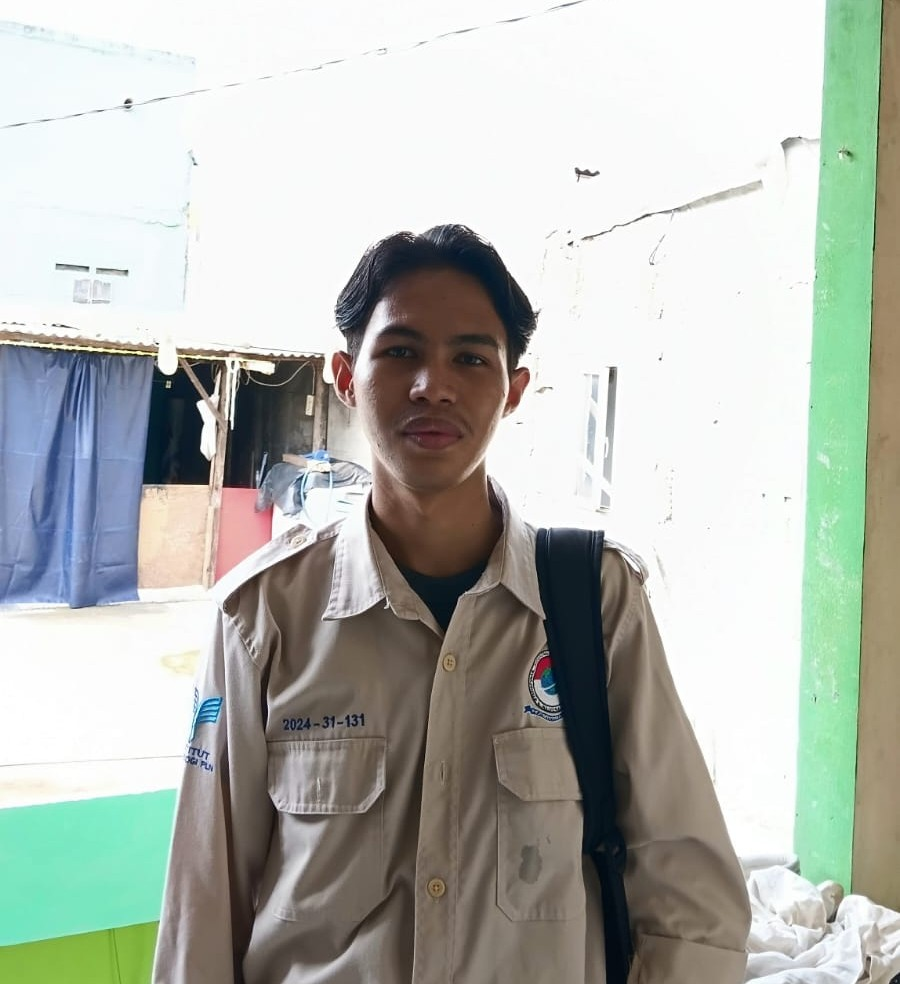
#> input picture aset21.jpeg, 900 x 984 px
$ jupyter execute 'SOAL2_202431131_LA ODE MUH. FATHIR_PROJECT_PCD_A.ipynb'
#> lines starting #> are read from the running program, lines starting #| are printed output that depends on the picture
## IMPORT LIBRARY

[cell 1]
import cv2
import numpy as np
import matplotlib.pyplot as plt

## MEMBACA GAMBAR

[cell 2]
img = cv2.imread('aset21.jpeg')
#> img is the input picture: shape (984, 900, 3); mean B, G, R 177.4, 184.3, 179.8

## KONVERSI BGR to RGB

[cell 3]
rgb = cv2.cvtColor(img, cv2.COLOR_BGR2RGB)

## KONVERSI to GRAYSCALE

[cell 4]
gray = cv2.cvtColor(img, cv2.COLOR_BGR2GRAY)
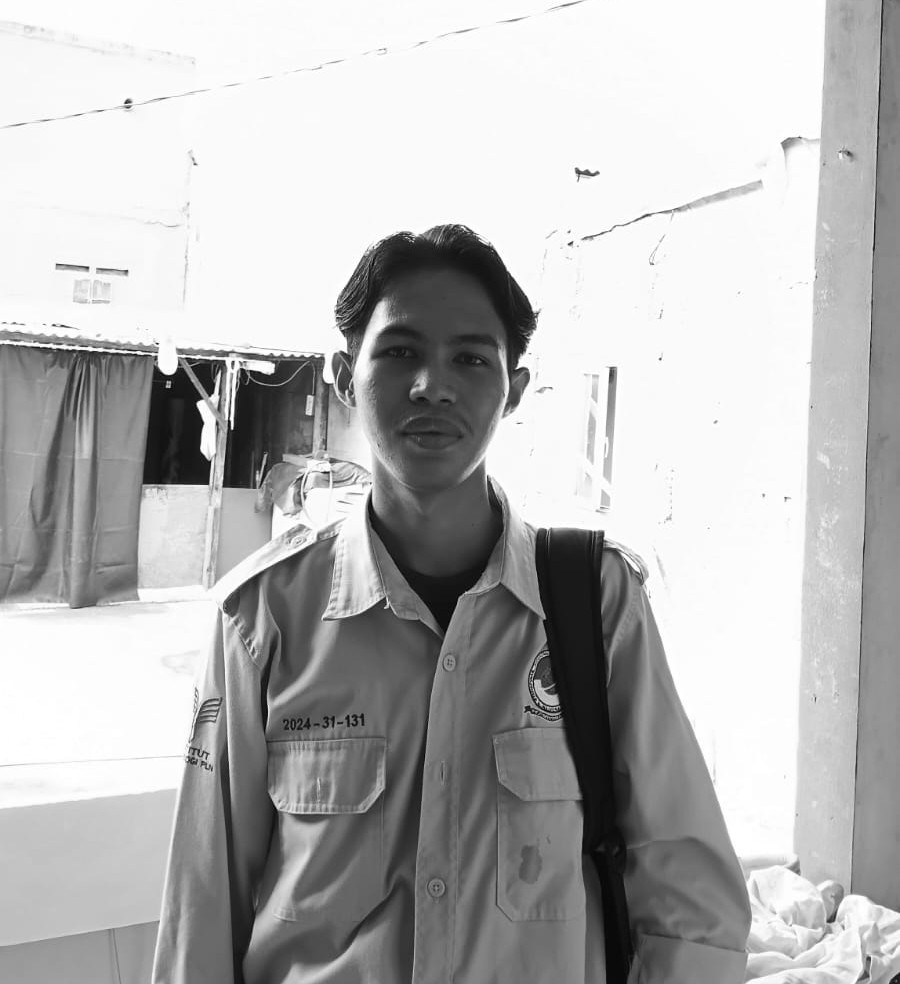
#> gray: shape (984, 900); min 1, max 255, mean 182.1

## OPERASI PENCERAHAN

[cell 5]
beta = 80
gray_brightened = np.clip(gray.astype(np.int16) + beta, 0, 255).astype(np.uint8)
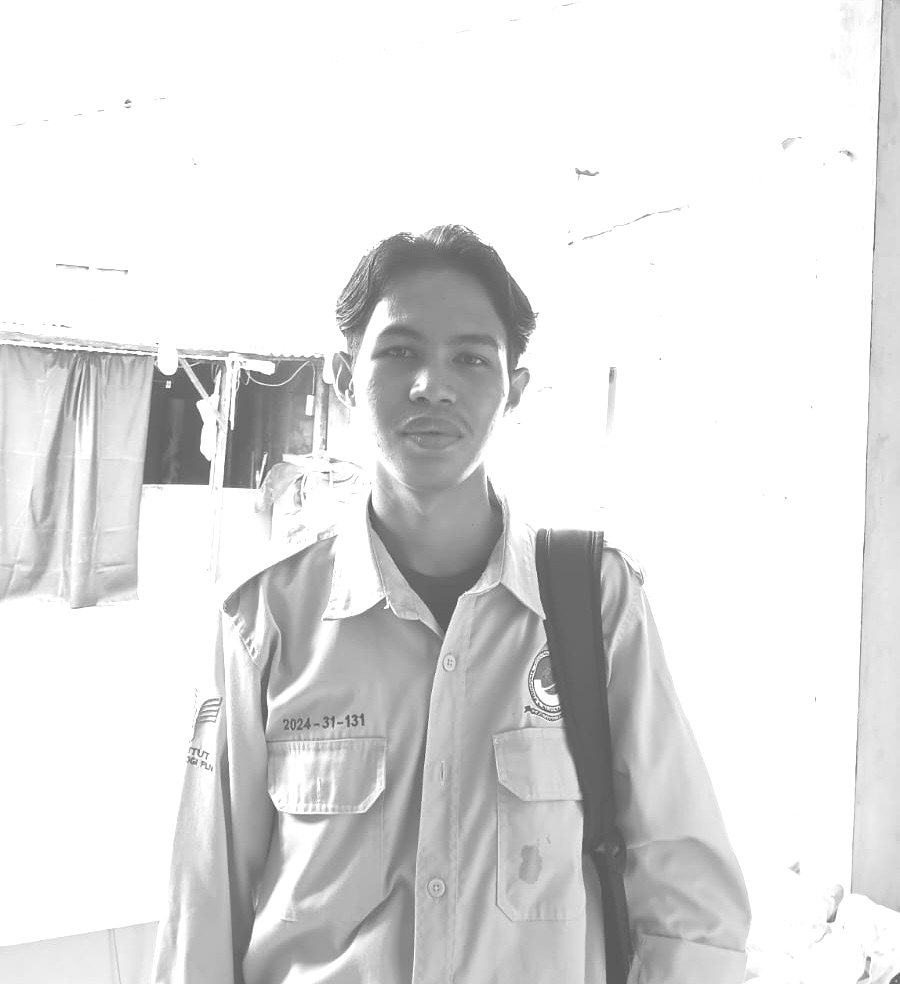
#> gray_brightened: shape (984, 900); min 81, max 255, mean 224.3

## OPERASI KONTRAS

[cell 6]
alpha = 1.5
gray_contrasted = np.clip(alpha * gray.astype(np.float32), 0, 255).astype(np.uint8)
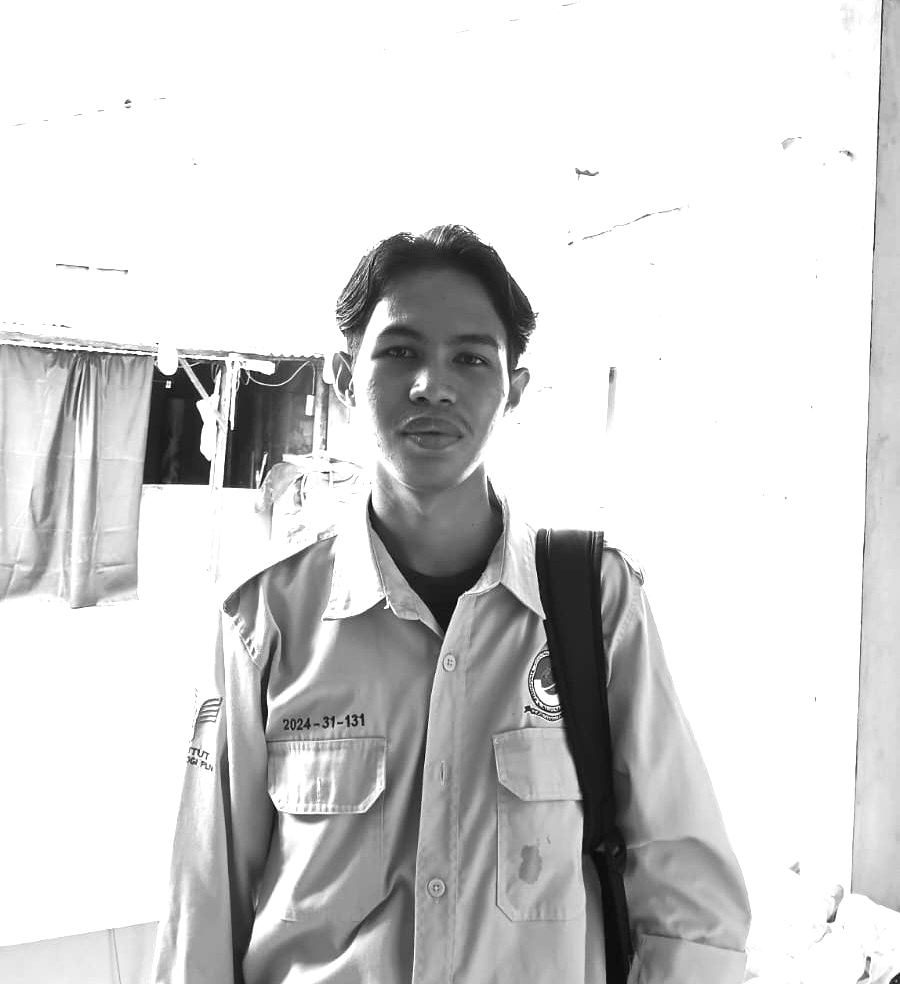
#> gray_contrasted: shape (984, 900); min 1, max 255, mean 212

## OPERASI GABUNGAN

[cell 7]
alpha_gab = 1.3
beta_gab = 60
gray_final = np.clip(alpha_gab * gray.astype(np.float32) + beta_gab, 0, 255).astype(np.uint8)
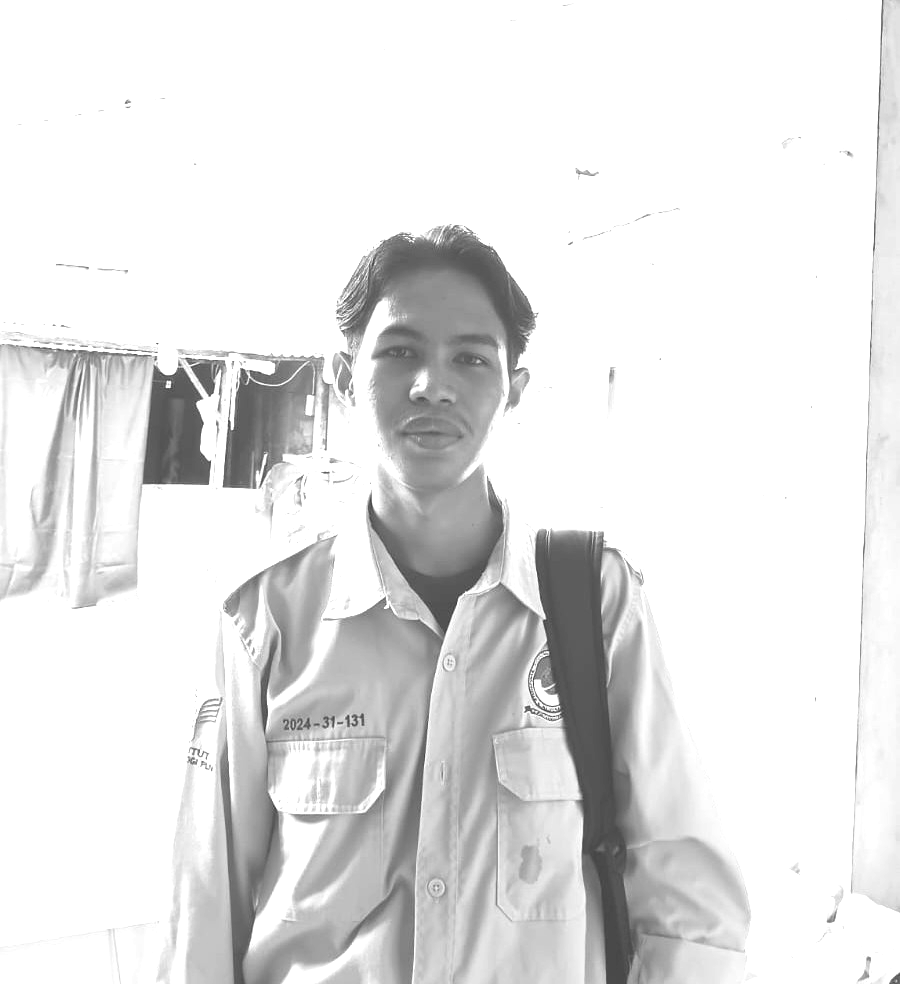
#> gray_final: shape (984, 900); min 61, max 255, mean 227.7

## MENAMPILKAN HASIL

### CITRA ASLI

[cell 8]
plt.figure(figsize=(15, 5), dpi=150)
plt.subplot(1, 2, 1)
plt.imshow(rgb)
plt.title("Gambar Asli")
plt.axis('on')

plt.subplot(1, 2, 2)
plt.hist(rgb.ravel(), 256, [0, 256], color='blue')
plt.title("Histogram Gambar Asli")
plt.show()
#> figure, not shown here; panel 2: tallest bar 410236 high, from x = 250 to 251

### CITRA GRAY

[cell 9]
plt.figure(figsize=(15, 5), dpi=150)
plt.subplot(1, 2, 1)
plt.imshow(gray, cmap='gray')
plt.title("Gambar Gray")
plt.axis('on')

plt.subplot(1, 2, 2)
plt.hist(gray.ravel(), 256, [0, 256], color='gray')
plt.title("Histogram Gambar Gray")
plt.show()
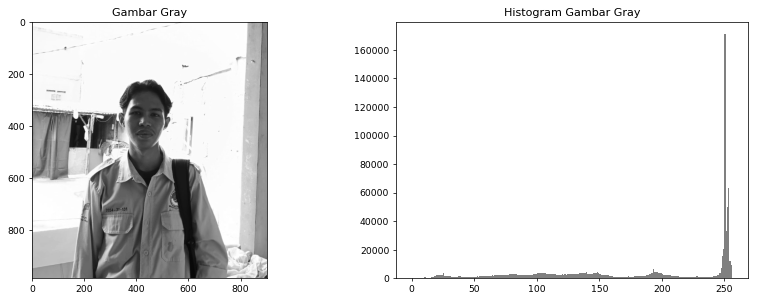
#> figure drawn by matplotlib, 2 panels; panel 2: tallest bar 171182 high, from x = 250 to 251

## CITRA GRAY YANG DIPERCERAH

[cell 10]
plt.figure(figsize=(15, 5), dpi=150)
plt.subplot(1, 2, 1)
plt.imshow(gray_brightened, cmap='gray')
plt.title("Gambar Gray yang Dipercerah")
plt.axis('on')

plt.subplot(1, 2, 2)
plt.hist(gray_brightened.ravel(), 256, [0, 256], color='orange')
plt.title("Histogram Gambar Gray yang Dipercerah")
plt.show()
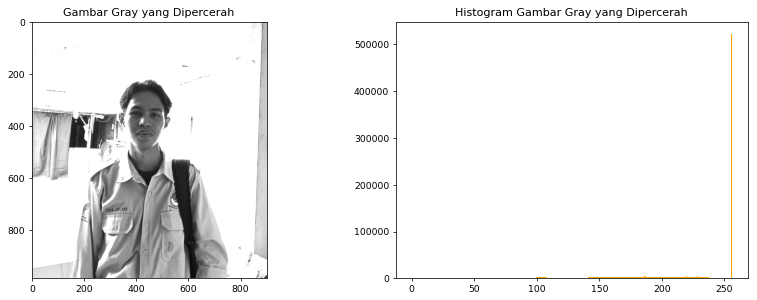
#> figure drawn by matplotlib, 2 panels; panel 2: tallest bar 522433 high, from x = 255 to 256

## CITRA GRAY YANG DIPERKONTRAS

[cell 11]
plt.figure(figsize=(15, 5), dpi=150)
plt.subplot(1, 2, 1)
plt.imshow(gray_contrasted, cmap='gray')
plt.title("Gambar Gray yang Diperkontras")
plt.axis('on')

plt.subplot(1, 2, 2)
plt.hist(gray_contrasted.ravel(), 256, [0, 256], color='green')
plt.title("Histogram Gambar Gray yang Diperkontras")
plt.show()
#> figure, not shown here; panel 2: tallest bar 528174 high, from x = 255 to 256

### CITRA GRAY YANG DIPERCERAH DAN DIPERKONTRAS

[cell 12]
plt.figure(figsize=(15, 5), dpi=150)
plt.subplot(1, 2, 1)
plt.imshow(gray_final, cmap='gray')
plt.title("Gambar Gray yang Dipercerah dan Diperkontras")
plt.axis('on')

plt.subplot(1, 2, 2)
plt.hist(gray_final.ravel(), 256, [0, 256], color='purple')
plt.title("Histogram Gambar Gray yang Dipercerah dan Diperkontras")
plt.show()
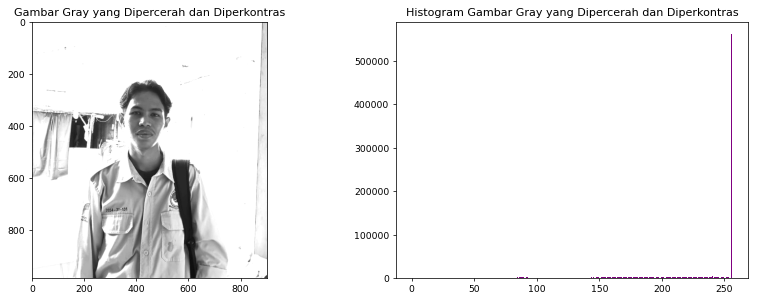
#> figure drawn by matplotlib, 2 panels; panel 2: tallest bar 561736 high, from x = 255 to 256

$ run again, with Bukti aset 1.jpeg copied over aset21.jpeg
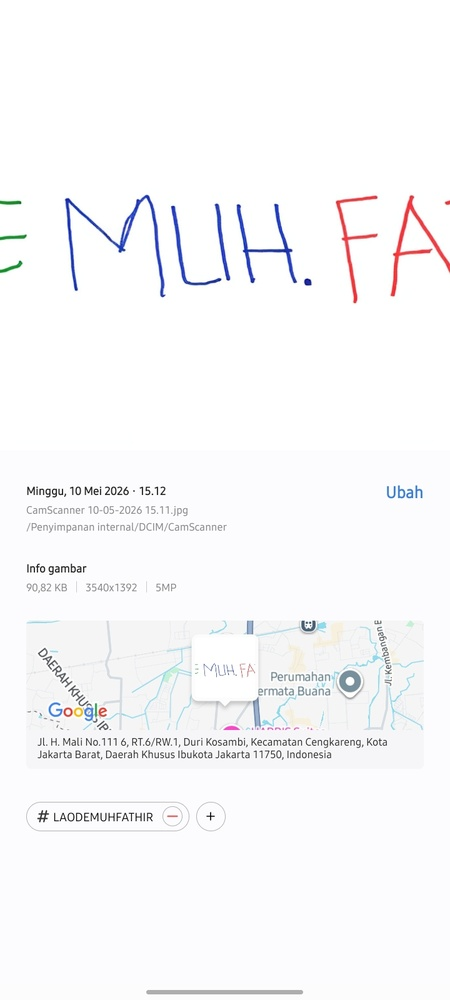
#> input picture Bukti aset 1.jpeg, 450 x 1000 px, shrunk from 720 x 1600 before the run
#> img is the input picture: shape (1000, 450, 3); mean B, G, R 250, 248.5, 248.6
#> `plt.show()`:
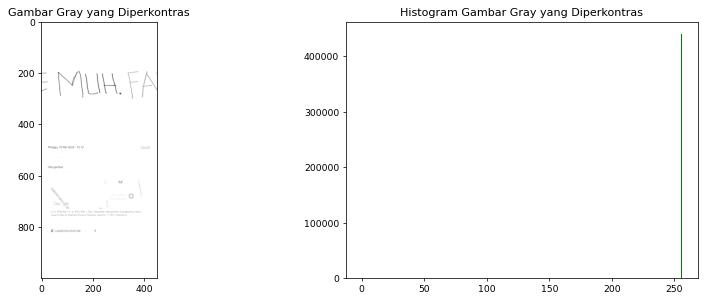
#> figure drawn by matplotlib, 2 panels; panel 2: tallest bar 440724 high, from x = 255 to 256
#> `plt.show()`:
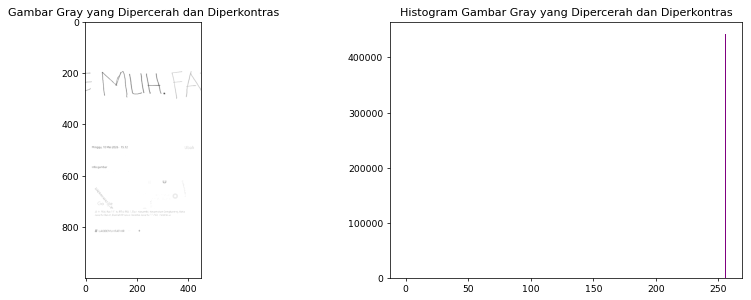
#> figure drawn by matplotlib, 2 panels; panel 2: tallest bar 442706 high, from x = 255 to 256

$ run again, with bukti2.jpeg copied over aset21.jpeg
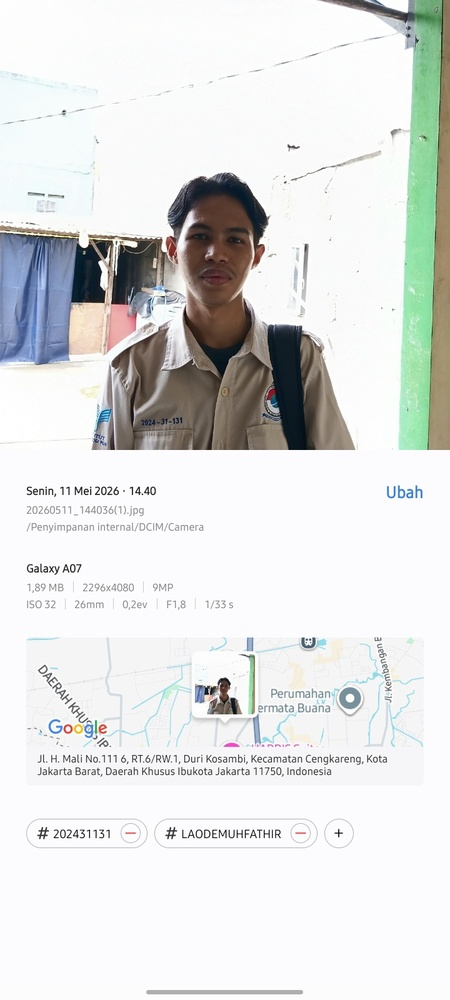
#> input picture bukti2.jpeg, 450 x 1000 px, shrunk from 720 x 1600 before the run
#> img is the input picture: shape (1000, 450, 3); mean B, G, R 224.5, 225.4, 223.9
#> `plt.show()`:
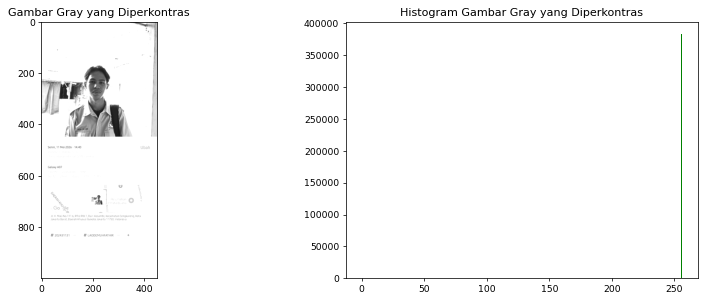
#> figure drawn by matplotlib, 2 panels; panel 2: tallest bar 383024 high, from x = 255 to 256
#> `plt.show()`:
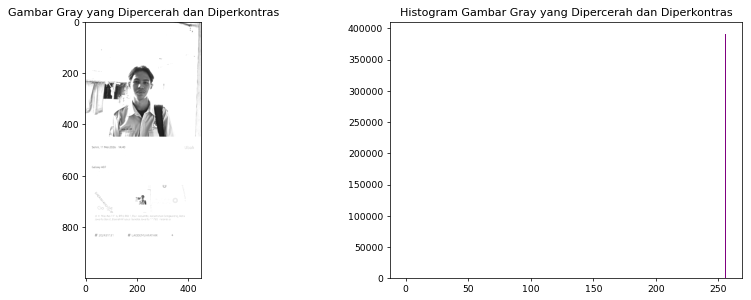
#> figure drawn by matplotlib, 2 panels; panel 2: tallest bar 391096 high, from x = 255 to 256

$ run again, with CamScanner 10-05-2026 15.11.jpg copied over aset21.jpeg
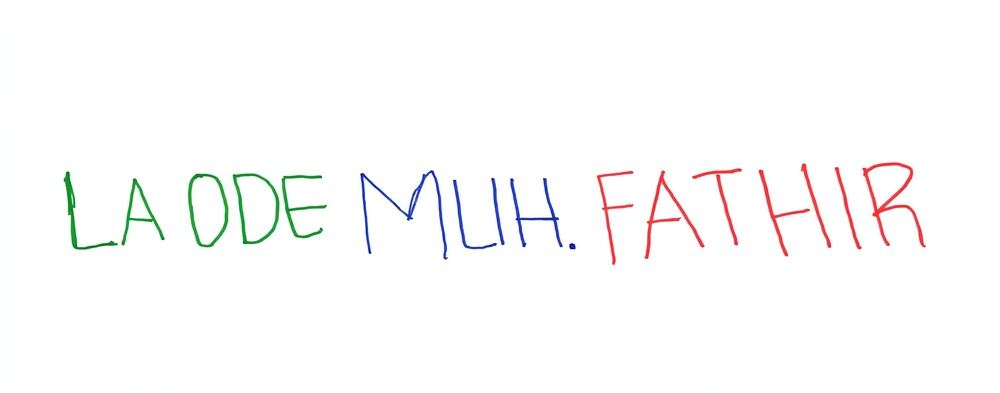
#> input picture CamScanner 10-05-2026 15.11.jpg, 1000 x 393 px, shrunk from 3540 x 1392 before the run
#> img is the input picture: shape (393, 1000, 3); mean B, G, R 251.4, 251.5, 251.9
#> `plt.show()`:
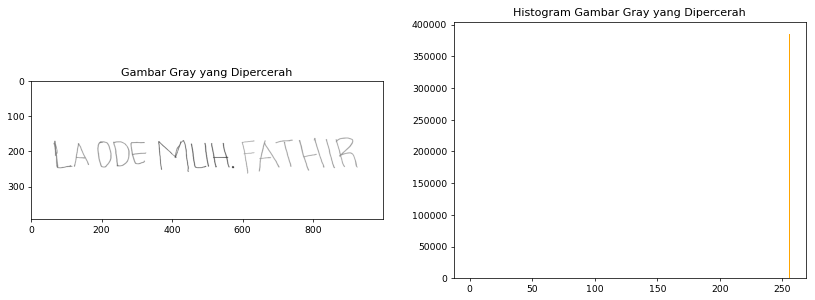
#> figure drawn by matplotlib, 2 panels; panel 2: tallest bar 385248 high, from x = 255 to 256
